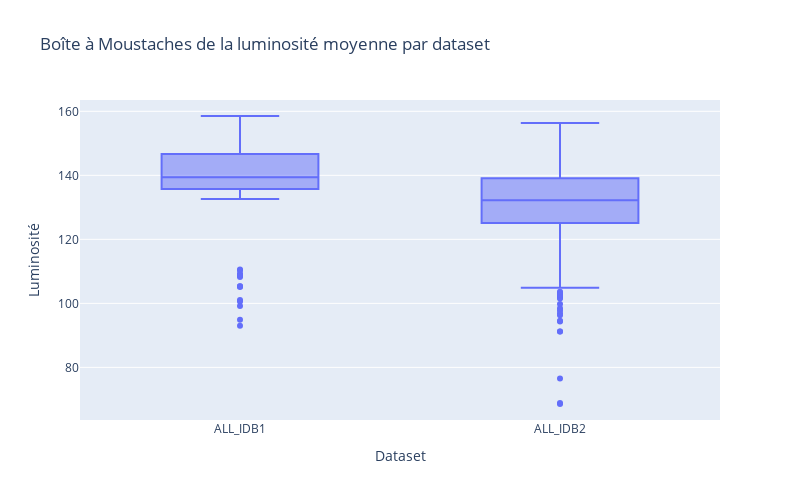

Source (notebook cell):
### Code cell
import plotly.express as px

# Créez un graphique interactif de boîte (box plot) pour la luminosité en fonction du dataset
fig_box = px.box(df, x='dataset', y='mean_brightness', title="Boîte à Moustaches de la luminosité moyenne par dataset",
                labels={'mean_brightness': 'Luminosité', 'dataset': 'Dataset'},
                hover_data=['img_path'])  # Ajoutez 'img_path' à hover_data

# Mettez à jour la taille du graphique
fig_box.update_layout(width=800, height=500)

# Affichez le graphique interactif de la boîte à moustaches
fig_box.show()

### Figure 1 — Plotly figure (JSON) as saved in the notebook; plotly's stock layout.template omitted (floating-point values rounded to 4 significant figures; data arrays with more than 128 entries replaced by an {"elided": "..."} marker saying what was removed)
{"data": [{"alignmentgroup": "True", "customdata": {"elided": "368x1 str values"}, "hovertemplate": "Dataset=%{x}<br>Luminosité=%{y}<br>img_path=%{customdata[0]}<extra></extra>", "legendgroup": "", "marker": {"color": "#636efa"}, "name": "", "notched": false, "offsetgroup": "", "orientation": "v", "showlegend": false, "type": "box", "x": {"elided": "368 str values"}, "x0": " ", "xaxis": "x", "y": {"elided": "368 float values"}, "y0": " ", "yaxis": "y"}], "layout": {"boxmode": "group", "height": 500, "legend": {"tracegroupgap": 0}, "title": {"text": "Boîte à Moustaches de la luminosité moyenne par dataset"}, "width": 800, "xaxis": {"anchor": "y", "autorange": true, "domain": [0, 1], "range": [-0.5, 1.5], "title": {"text": "Dataset"}, "type": "category"}, "yaxis": {"anchor": "x", "autorange": true, "domain": [0, 1], "range": [63.56, 163.5], "title": {"text": "Luminosité"}, "type": "linear"}}}
